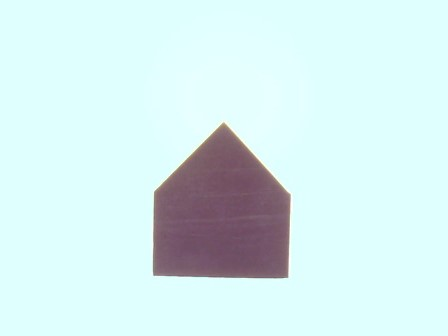
#> input picture ROI Testing/original.jpg, 448 x 336 px, found by its file name
$ python 'harris corner.py'
#> lines starting #> are read from the running program, lines starting #| are printed output that depends on the picture; after the words box and inside, x2 and y2 are one past the last pixel; in counts of white or black regions, pixels touching at a corner belong together; long printed decimals are rounded

import cv2
import math
import numpy as np
from matplotlib import pyplot as plt

def find_centroids(dst):
    ret, dst = cv2.threshold(dst, 0.01 * dst.max(), 255, 0)
    dst = np.uint8(dst)

    # find centroids
    ret, labels, stats, centroids = cv2.connectedComponentsWithStats(dst)
    # define the criteria to stop and refine the corners
    criteria = (cv2.TERM_CRITERIA_EPS + cv2.TERM_CRITERIA_MAX_ITER, 100,
                0.001)
    corners = cv2.cornerSubPix(gray,np.float32(centroids[1:]),(5,5),
              (-1,-1),criteria)
    return corners

image = cv2.imread("original.jpg")
#> image is the input picture: shape (336, 448, 3); mean B, G, R 238, 237.2, 212.7
gray = cv2.cvtColor(image, cv2.COLOR_BGR2GRAY)
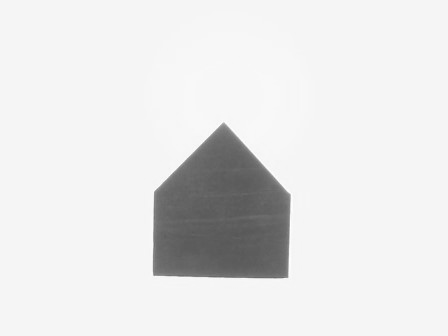
#> gray: shape (336, 448); min 87, max 255, mean 229.8

gray = np.float32(gray)

dst = cv2.cornerHarris(gray, 5, 3, 0.04)
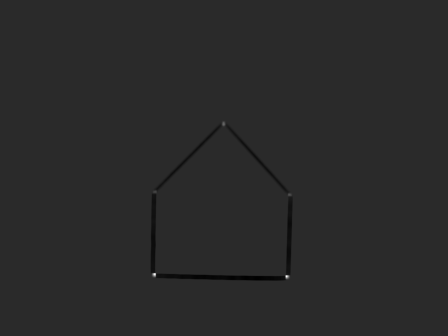
#> dst: shape (336, 448) float32; min -1412051.6, max 7014187, mean -10608.5; drawn with min black and max white

dst = cv2.dilate(dst, None)


# Threshold for an optimal value, it may vary depending on the image.
# image[dst > 0.01*dst.max()] = [0, 0, 255]

# Get coordinates
corners= find_centroids(dst)
#> in find_centroids, `ret, dst = cv2.threshold(dst, 0.01 * dst.max(), 255, 0)`:
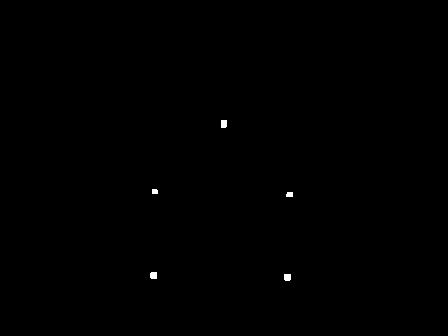
#> dst: shape (336, 448) float32; 0.13% white; 5 white regions, box (x1, y1, x2, y2) and area: (221, 120, 227, 128) 47, (150, 272, 157, 279) 47, (284, 274, 291, 281) 47, (286, 192, 293, 197) 33, (152, 189, 158, 194) 29
#> in find_centroids, `ret, dst = cv2.threshold(dst, 0.01 * dst.max(), 255, 0)`: ret = 70141.9
#> in find_centroids, `ret, labels, stats, centroids = cv2.connectedComponentsWithStats(dst)`: labels: shape (336, 448) int32; 6 distinct labels, from 0 to 5
#> in find_centroids, `ret, labels, stats, centroids = cv2.connectedComponentsWithStats(dst)`: ret = 6; stats = [[0, 0, 448, 336, 150325], [221, 120, 6, 8, 47], [152, 189, 6, 5, 29], [286, 192, 7, 5, 33], [150, 272, 7, 7, 47], [284, 274, 7, 7, 47]]; centroids = [[223.5, 167.4], [223.4, 123.4], [154.4, 191.1], [289.2, 194.1], [153.1, 275], [287, 276.9]]
#> in find_centroids, `corners = cv2.cornerSubPix(gray,np.float32(centroids[1:]),(5,5), (-1,-..`: corners = [[223.2, 122], [153.8, 191.1], [290, 194.4], [152.9, 275.2], [287.5, 277.1]]
int_corners = np.asarray(corners,dtype=int)
#> int_corners = [[223, 121], [153, 191], [290, 194], [152, 275], [287, 277]]
# To draw the corners
l = []
l1 = []
for corner in int_corners:
    image[int(corner[1]), int(corner[0])] = [0, 0, 255]

    x = corner[0]
    y = corner[1]
    l.append(x)
    l1.append(y)
#> this loop made 5 passes
#> image: shape (336, 448, 3); under 0.01% of pixels changed, all inside (x1, y1, x2, y2) = (152, 121, 291, 278)
#> after the loop, l = [223, 153, 290, 152, 287]; l1 = [121, 191, 194, 275, 277]
print ("The X Coordinates are: ",l)
#| The X Coordinates are:  [223, 153, 290, 152, 287]
print ("The Y Coordinates are: ",l1)
#| The Y Coordinates are:  [121, 191, 194, 275, 277]
#Difference b/w X Coordinates
c_x = l[0]-l[1]
#> c_x = 70
c1_x = l[1]-l[3]
#> c1_x = 1
c2_x = l[3]-l[4]
#> c2_x = -135
c3_x = l[4]-l[2]
#> c3_x = -3
c4_x = l[2]-l[0]
#> c4_x = 67
#difference b/w Y Coordinates
c_y = l1[0]-l1[1]
#> c_y = -70
c1_y = l1[1]-l1[3]
#> c1_y = -84
c2_y = l1[3]-l1[4]
#> c2_y = -2
c3_y = l1[4]-l1[2]
#> c3_y = 83
c4_y = l1[2]-l1[0]
#> c4_y = 73
P1P2 = math.sqrt((pow(c_x,2)+pow(c_y,2)))
#> P1P2 = 98.99
P2P3 = math.sqrt((pow(c1_x,2)+pow(c1_y,2)))
#> P2P3 = 84.01
P3P4 = math.sqrt((pow(c2_x,2)+pow(c2_y,2)))
#> P3P4 = 135
P4P5 = math.sqrt((pow(c3_x,2)+pow(c3_y,2)))
#> P4P5 = 83.05
P5P0 = math.sqrt((pow(c4_x,2)+pow(c4_y,2)))
#> P5P0 = 99.09


print('The pixels between point 1 and point 2 is:', P1P2)
#| The pixels between point 1 and point 2 is: 98.995
print('The pixels between point 2 and point 3 is:', P2P3)
#| The pixels between point 2 and point 3 is: 84.006
print('The pixels between point 3 and point 4 is:', P3P4)
#| The pixels between point 3 and point 4 is: 135.015
print('The pixels between point 4 and point 5 is:', P4P5)
#| The pixels between point 4 and point 5 is: 83.054
print('The pixels between point 5 and point 1 is:', P5P0)
#| The pixels between point 5 and point 1 is: 99.086


#print(int_corners[1])
cv2.imshow('dst', image)

cv2.imwrite('corners.jpg', image)
cv2.waitKey(0)
cv2.destroyAllWindows()

$ run again, with ROI Testing/captured.jpg copied over ROI Testing/original.jpg
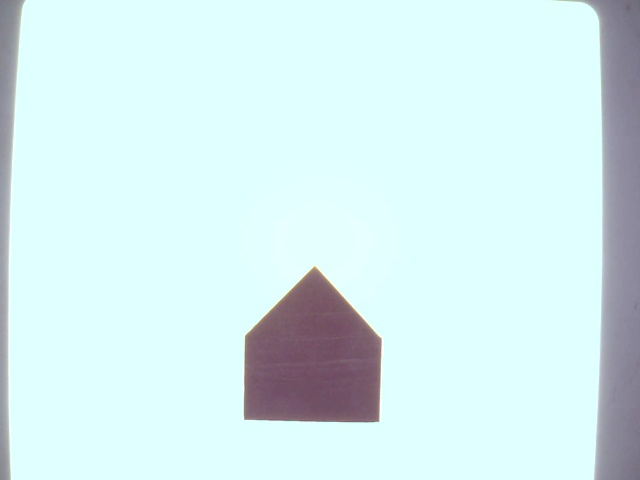
#> input picture ROI Testing/captured.jpg, 640 x 480 px, found by its file name
#> image is the input picture: shape (480, 640, 3); mean B, G, R 239.3, 237.5, 212.6
#> `gray = cv2.cvtColor(image, cv2.COLOR_BGR2GRAY)`:
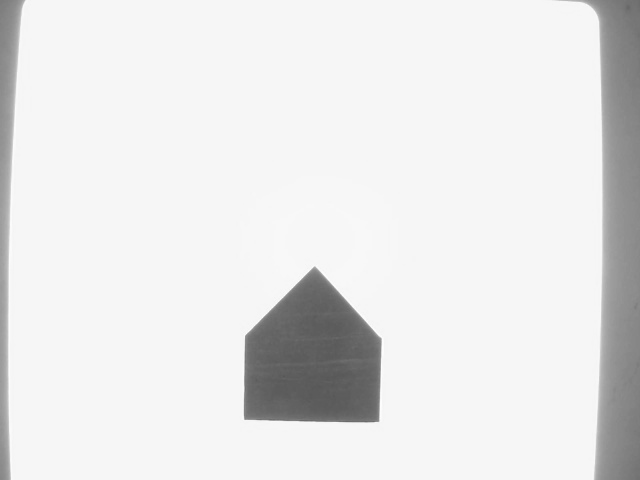
#> gray: shape (480, 640); min 87, max 254, mean 230.5
#> `dst = cv2.cornerHarris(gray, 5, 3, 0.04)`:
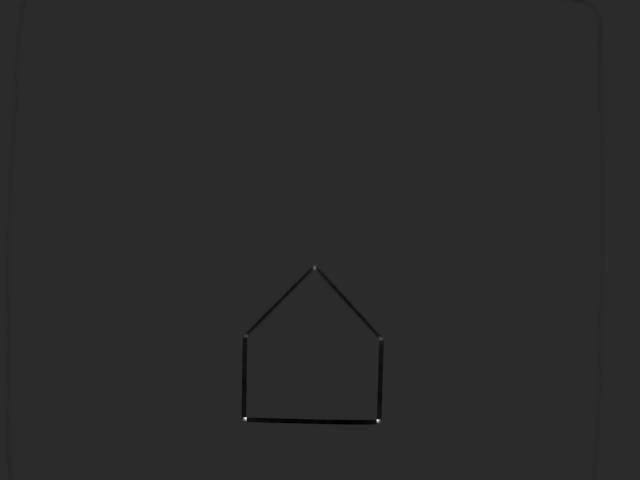
#> dst: shape (480, 640) float32; min -1415019.5, max 6971042, mean -6207.3; drawn with min black and max white
#> in find_centroids, `ret, dst = cv2.threshold(dst, 0.01 * dst.max(), 255, 0)`: ret = 69710.4
#> labels: shape (480, 640) int32; 6 distinct labels, from 0 to 5
#> in find_centroids, `ret, labels, stats, centroids = cv2.connectedComponentsWithStats(dst)`: ret = 6; stats = [[0, 0, 640, 480, 306995], [312, 263, 6, 9, 49], [243, 333, 6, 5, 29], [377, 336, 7, 5, 33], [241, 416, 7, 7, 47], [375, 418, 7, 7, 47]]; centroids = [[319.5, 239.4], [314.4, 267.1], [245.4, 335.1], [380.2, 338.1], [244.1, 419], [378, 420.9]]
#> in find_centroids, `corners = cv2.cornerSubPix(gray,np.float32(centroids[1:]),(5,5), (-1,-..`: corners = [[314.2, 266], [244.8, 335.3], [381, 338.4], [243.9, 419.2], [378.5, 421.1]]
#> int_corners = [[314, 265], [244, 335], [381, 338], [243, 419], [378, 421]]
#> the loop `for corner in int_corners:` made 5 passes
#> after the loop `for corner in int_corners:`: l = [314, 244, 381, 243, 378]; l1 = [265, 335, 338, 419, 421]
#| The X Coordinates are:  [314, 244, 381, 243, 378]
#| The Y Coordinates are:  [265, 335, 338, 419, 421]
#> c_x = 70
#> c1_x = 1
#> c2_x = -135
#> c3_x = -3
#> c4_x = 67
#> c_y = -70
#> c1_y = -84
#> c2_y = -2
#> c3_y = 83
#> c4_y = 73
#> P1P2 = 98.99
#> P2P3 = 84.01
#> P3P4 = 135
#> P4P5 = 83.05
#> P5P0 = 99.09
#| The pixels between point 1 and point 2 is: 98.995
#| The pixels between point 2 and point 3 is: 84.006
#| The pixels between point 3 and point 4 is: 135.015
#| The pixels between point 4 and point 5 is: 83.054
#| The pixels between point 5 and point 1 is: 99.086
